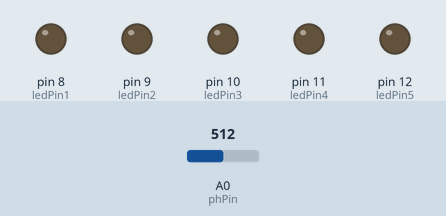
Recording of a sketch running on a simulated Arduino Uno, built with avr-gcc and run on an emulated ATmega328P. Parts: output pins drawn as LEDs (lit = HIGH). The inputs (shaded band) are chosen by the test bench; at power-on: A0 (phPin) = 512.

Above: at 1.2 s.
1.3 s: A0 (phPin) set to 84
2.8 s: A0 (phPin) set to 75
At 3.7 s:
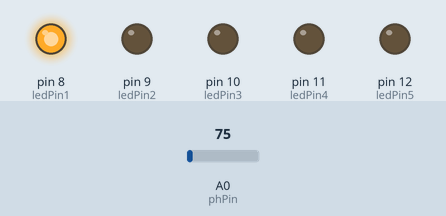
At 8.2 s:
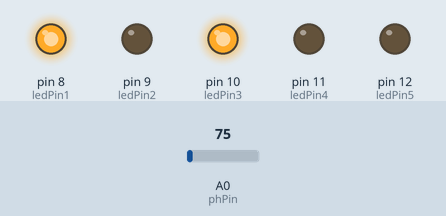
Timing chart, 0 to 18.6 s (numbered marks = the images above; inputs shaded):
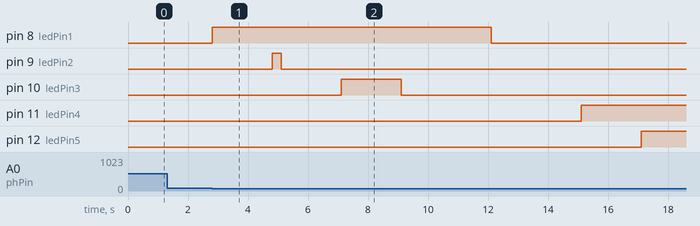

The sketch:

Automat.ino
```cpp
//установка pin фоторезистора
int phPin =0;
//установка pin светодиода

int ledPin1 =8;
int ledPin2 =9;
int ledPin3 =10;
int ledPin4 =11;
int ledPin5 =12;

void setup() {
 analogReference(DEFAULT);
 analogRead(0);
 pinMode(ledPin1,OUTPUT);
 pinMode(ledPin2,OUTPUT);
 pinMode(ledPin3,OUTPUT);
 pinMode(ledPin4,OUTPUT);
 pinMode(ledPin5,OUTPUT);
}

void loop() {

  int ph = analogRead(phPin); //Установка переменной ph
  if (ph < 80){              // Условие начала цикла
 digitalWrite(ledPin1, HIGH);
 delay(2000);
 digitalWrite(ledPin2, HIGH);
 delay(300);
 digitalWrite(ledPin2, LOW);
 delay(2000);
 digitalWrite(ledPin3, HIGH);
 delay(2000);
 digitalWrite(ledPin3, LOW);
 delay(3000);
 digitalWrite(ledPin1, LOW);
 delay(3000);
 digitalWrite(ledPin4, HIGH);
 delay(2000);
 digitalWrite(ledPin5, HIGH);
 delay(2000);
 digitalWrite(ledPin5, LOW);
 delay(300);
 digitalWrite(ledPin1, HIGH);
 delay(300);
 digitalWrite(ledPin4, LOW);
 delay(2000);
 digitalWrite(ledPin3, LOW);
 delay(2000);
 digitalWrite(ledPin1, LOW);

 do {
delay(50);
ph = analogRead(phPin);
} while (ph < 100);}

  }
```

Measured:
- the behaviour switches between 80 and 79 on A0 (phPin) (found by bisection; images 0 and 1)
- after the input at 1.3 s, every drawn part: stays the same
- after the input at 2.8 s, pin 8 (ledPin1): LOW → HIGH at once, → LOW 9.3 s later; pin 9 (ledPin2): LOW → HIGH after 2.0 s, → LOW 0.30 s later; pin 10 (ledPin3): LOW → HIGH after 4.3 s, → LOW 2.0 s later; pin 11 (ledPin4): LOW → HIGH after 12.3 s; pin 12 (ledPin5): LOW → HIGH after 14.3 s
